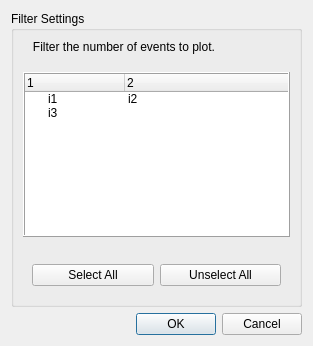
<?xml version="1.0" encoding="UTF-8"?>
<ui version="4.0">
 <class>Dialog</class>
 <widget class="QDialog" name="Dialog">
  <property name="geometry">
   <rect>
    <x>0</x>
    <y>0</y>
    <width>313</width>
    <height>346</height>
   </rect>
  </property>
  <property name="windowTitle">
   <string>Filter...</string>
  </property>
  <layout class="QVBoxLayout" name="verticalLayout_2">
   <item>
    <layout class="QVBoxLayout" name="verticalLayout">
     <item>
      <widget class="QGroupBox" name="groupBox">
       <property name="title">
        <string>Filter Settings</string>
       </property>
       <layout class="QVBoxLayout" name="verticalLayout_3">
        <item>
         <widget class="QLabel" name="label">
          <property name="text">
           <string>   Filter the number of events to plot.</string>
          </property>
         </widget>
        </item>
        <item>
         <spacer name="verticalSpacer_2">
          <property name="orientation">
           <enum>Qt::Vertical</enum>
          </property>
          <property name="sizeHint" stdset="0">
           <size>
            <width>20</width>
            <height>40</height>
           </size>
          </property>
         </spacer>
        </item>
        <item>
         <widget class="QTreeWidget" name="treeWidget">
          <property name="frameShape">
           <enum>QFrame::Box</enum>
          </property>
          <property name="frameShadow">
           <enum>QFrame::Raised</enum>
          </property>
          <column>
           <property name="text">
            <string>1</string>
           </property>
          </column>
          <column>
           <property name="text">
            <string>2</string>
           </property>
          </column>
          <item>
           <property name="text">
            <string>i1</string>
           </property>
           <property name="text">
            <string>i2</string>
           </property>
          </item>
          <item>
           <property name="text">
            <string>i3</string>
           </property>
           <property name="text">
            <string/>
           </property>
          </item>
         </widget>
        </item>
        <item>
         <spacer name="verticalSpacer">
          <property name="orientation">
           <enum>Qt::Vertical</enum>
          </property>
          <property name="sizeHint" stdset="0">
           <size>
            <width>20</width>
            <height>40</height>
           </size>
          </property>
         </spacer>
        </item>
        <item>
         <widget class="QWidget" name="widget" native="true">
          <layout class="QGridLayout" name="gridLayout">
           <item row="0" column="0">
            <widget class="QPushButton" name="pushButton">
             <property name="text">
              <string>Select All</string>
             </property>
            </widget>
           </item>
           <item row="0" column="1">
            <widget class="QPushButton" name="pushButton_2">
             <property name="text">
              <string>Unselect All</string>
             </property>
            </widget>
           </item>
          </layout>
         </widget>
        </item>
       </layout>
      </widget>
     </item>
    </layout>
   </item>
   <item>
    <widget class="QDialogButtonBox" name="buttonBox">
     <property name="orientation">
      <enum>Qt::Horizontal</enum>
     </property>
     <property name="standardButtons">
      <set>QDialogButtonBox::Cancel|QDialogButtonBox::Ok</set>
     </property>
    </widget>
   </item>
  </layout>
 </widget>
 <resources/>
 <connections>
  <connection>
   <sender>buttonBox</sender>
   <signal>accepted()</signal>
   <receiver>Dialog</receiver>
   <slot>accept()</slot>
   <hints>
    <hint type="sourcelabel">
     <x>248</x>
     <y>254</y>
    </hint>
    <hint type="destinationlabel">
     <x>157</x>
     <y>274</y>
    </hint>
   </hints>
  </connection>
  <connection>
   <sender>buttonBox</sender>
   <signal>rejected()</signal>
   <receiver>Dialog</receiver>
   <slot>reject()</slot>
   <hints>
    <hint type="sourcelabel">
     <x>316</x>
     <y>260</y>
    </hint>
    <hint type="destinationlabel">
     <x>286</x>
     <y>274</y>
    </hint>
   </hints>
  </connection>
 </connections>
</ui>
